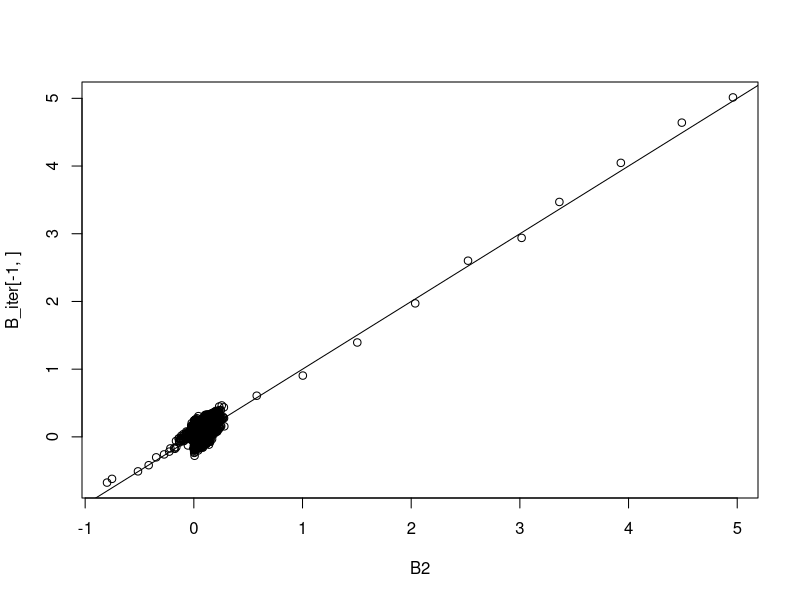
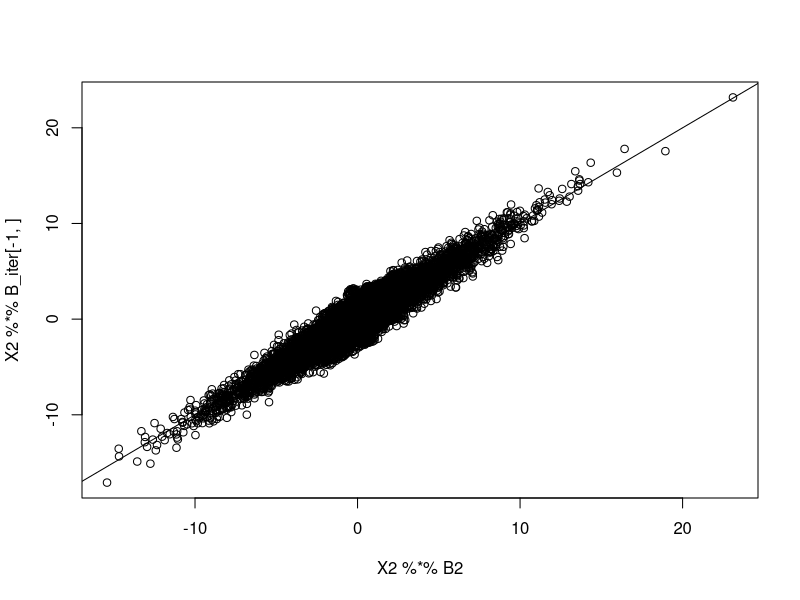
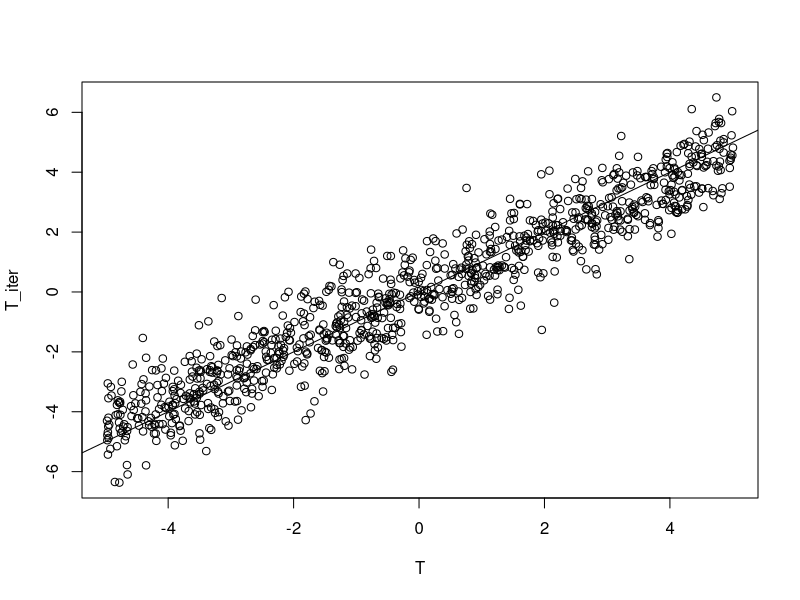
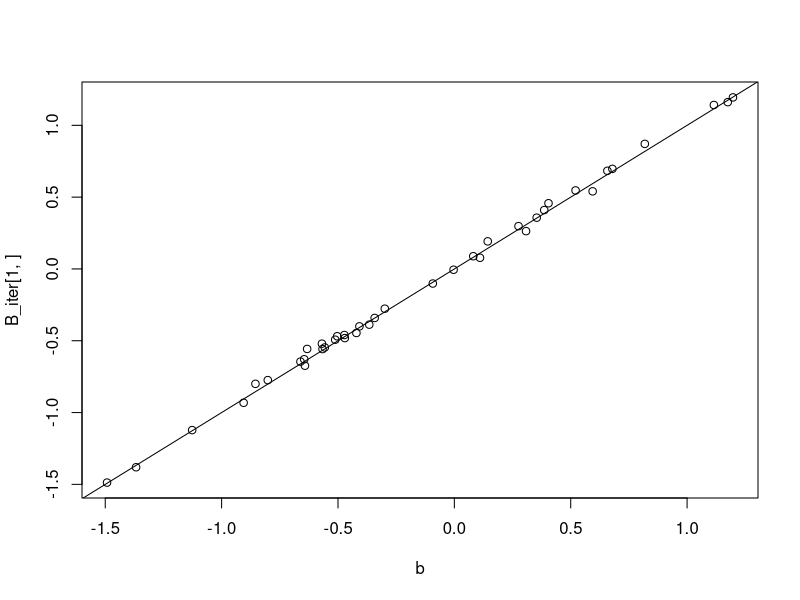
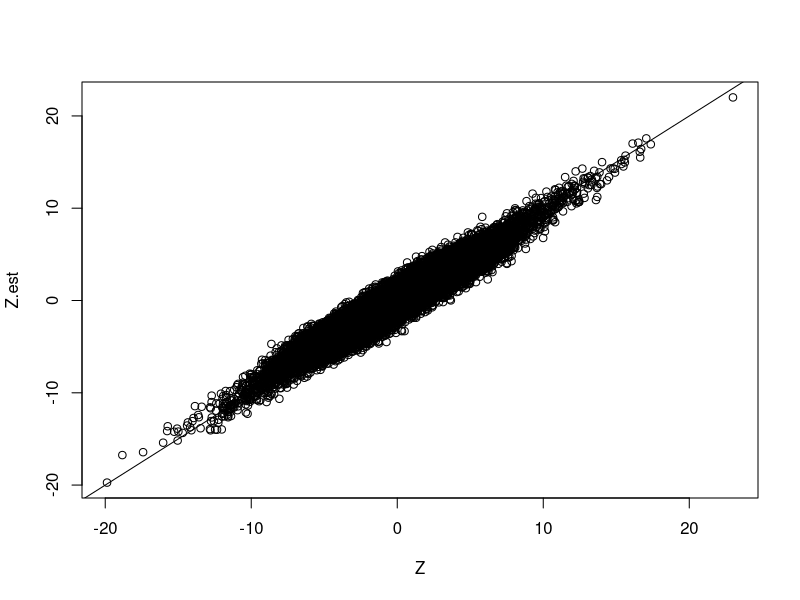

The R script that drew these images, in order:
# Used library
library(mvtnorm)
library(expm)
library(MASS)
library(tidyverse)
set.seed(120733)
# set.seed(19911130)

## ANN function
rrr <- function(X,Y,lambda,gamma = 2){
  rrresult <- list()
  
  #1 estimate C using LS estimator (generalized inverse is used)
  Clhat <- ginv(t(X)%*%X)%*%t(X)%*% Y
  
  #2 eigendecomposite of CLhar
  Uhat <- svd(X%*%Clhat)$u
  vhat <- svd(X%*%Clhat)$v
  D <- diag(svd(X%*%Clhat)$d)
  
  #3. weight for soft-thredshold and rank
  weight <-  (svd(X%*%Clhat)$d)^(-gamma)
  rrresult$weight <- weight
  rrresult$r <-  sum(svd(X%*%Clhat)$d > lambda^(1/(gamma+1)))
  
  #4. soft-thredsholding
  diagvalue <-  svd(X%*%Clhat)$d -lambda*weight
  th <- ifelse(diagvalue < 0, 0, diagvalue)
  SDhat <-  diag(th)
  
  rrresult$thd <- diagvalue
  
  #5. low rank solution C
  rrresult$CShat <-  Clhat %*% vhat %*% ginv(D) %*% SDhat %*% t(vhat)
  
  return(rrresult)
}

# function to generate a random orthonormal matrix
rortho <- function(x){
  return(qr.Q(qr(array(runif(x), dim = c(x,x)))))
}

# simulation settings
# sample size n (n person's data have been taken)
n <- 1000

# number of metabolites
m <- 100

# number of taxa
k <- 40

# rank of matrix B
r <- 10

# Generate X from Multivariate Noromal with identity variance and covariance matrix (n, m+1)
X <- matrix(c(rep(1, n), rnorm(m*n)), nrow = n, ncol = m+1)
X2 <- X[, -1]

# Generate low-rank matrix B (m+1, k)
sing.vals <- 5*((r:1)/r + 1/r)
B2 <- t(rortho(k)[,1:r] %*% diag(sing.vals) %*% rortho(m)[1:r,])

# Generate T vector from Unif(0, 10), (n, 1)
T <- matrix(runif(n, min = 0, max = 10), ncol = 1)
T <- T - mean(T)

# Generate b vector for intercept from N(0,1), (k, 1)
b <- matrix(rnorm(k), nrow = 1)
B <- as.matrix(rbind(b, B2))

# Generate random error
E <- matrix(rnorm(k*n), nrow = n, ncol = k, byrow = T)

# Calculate our new Z = XB + 1T + E, (n, k)
Z <- X %*% B + matrix(rep(T, each = k), nrow = n, byrow = T) + E

# convergence criterion
vareps <- 10^(-3)

# Validation set
E_v <- matrix(rnorm(k*n), nrow = n, ncol = k, byrow = T)
Z_v <- X %*% B + matrix(rep(T, each = k), nrow = n, byrow = T) + E_v

# range of lambda
lambda.seq <- exp(seq(8, 8, 1))
rank.est <- rep(0, length(lambda.seq))
converge.iter <- rep(0, length(lambda.seq))
num_obj <- rep(0, length(lambda.seq))
pred_err <- rep(0, length(lambda.seq))

start_time <- Sys.time()

for (i in 1: length(lambda.seq)) {
  # initial estimated B
  qrX <- qr(X, tol = 10^-7)
  B_iter <- qr.coef(qrX, Z)
  
  # initial estimated T (RLS)
  T_iter <- matrix(rowMeans(Z - X %*% B_iter), ncol = 1)
  T_iter <- T_iter - mean(T_iter)
  
  disT <- 1
  disB <- 1
  disXB <- 1
  iter.count <- 1
  
  while ((((disB > vareps) || (disT > vareps))  && ((disXB > vareps) || (disT > vareps))) && (iter.count < 3000)) {
    Z_iter_B <- Z - matrix(rep(T_iter, each = k), nrow = n, byrow = T)
    
    B_iter_next <- rrr(X, Z_iter_B, lambda = lambda.seq[i])$CShat
    B_iter_next_rank <- rrr(X, Z_iter_B, lambda = lambda.seq[i])$r
    
    # Using RLS method
    T_iter_next <- matrix(rowMeans(Z - X %*% B_iter), ncol = 1)
    T_iter_next <- T_iter_next - mean(T_iter_next)
    
    iter_weight <- sort(rrr(X, Z_iter_B, lambda = lambda.seq[i])$weight)
    disT <- sum((T_iter - T_iter_next)^2)
    disB <- sum((B_iter - B_iter_next)^2)
    disXB <- sum((X %*% B_iter - X %*% B_iter_next)^2)
    # print(c(disT, disB, disXB))
    # print(sum(T_iter))
    
    B_iter <- B_iter_next
    T_iter <- T_iter_next
    iter.count <- iter.count + 1
    # print(iter.count)
  }
  rank.est[i] <- B_iter_next_rank
  converge.iter[i] <- iter.count
  num_obj[i] <- 1/2 * sum((Z - X %*% B_iter - matrix(rep(T_iter, each = k), nrow = n, byrow = T))^2) + 
    lambda.seq[i] * sum(iter_weight*svd(X %*% B_iter)$d)
  Z.est <-  X %*% B_iter + matrix(rep(T_iter, each = k), nrow = n, byrow = T)
  pred_err[i] <- sum((Z_v - Z.est)^2)
 
  # save image for B matrix
  png(paste0("plot-B-rls2-cT-gamma2.png"))
  plot(B2, B_iter[-1, ])
  abline(a = 0, b = 1)
  dev.off()

  # save image for XB matrix
  png(paste0("plot-XB-rls2-cT-gamma2.png"))
  plot(X2 %*% B2,  X2 %*% B_iter[-1,])
  abline(a = 0, b = 1)
  dev.off()

  # save image for T matrix
  png(paste0("plot-T-rls2-cT-gamma2.png"))
  plot(T, T_iter)
  abline(a = 0, b = 1)
  dev.off()

  # save image for T matrix
  png(paste0("plot-beta-rls2-cT-gamma2.png"))
  plot(b, B_iter[1,])
  abline(a = 0, b = 1)
  dev.off()

  # save image for Z matrix
  png(paste0("plot-Z-rls2-cT-gamma2.png"))
  plot(Z, Z.est)
  abline(a = 0, b = 1)
  dev.off()
}

end_time <- Sys.time()
run_time <- end_time - start_time

T[1:10]
T_iter[1:10]
b[1:10]
B_iter[1,][1:10]
B2[1:2, 1:7]
(B_iter[-1,])[1:2, 1:7]
(X2 %*% B2)[1:2, 1:7]
(X2 %*% B_iter[-1,])[1:2, 1:7]
